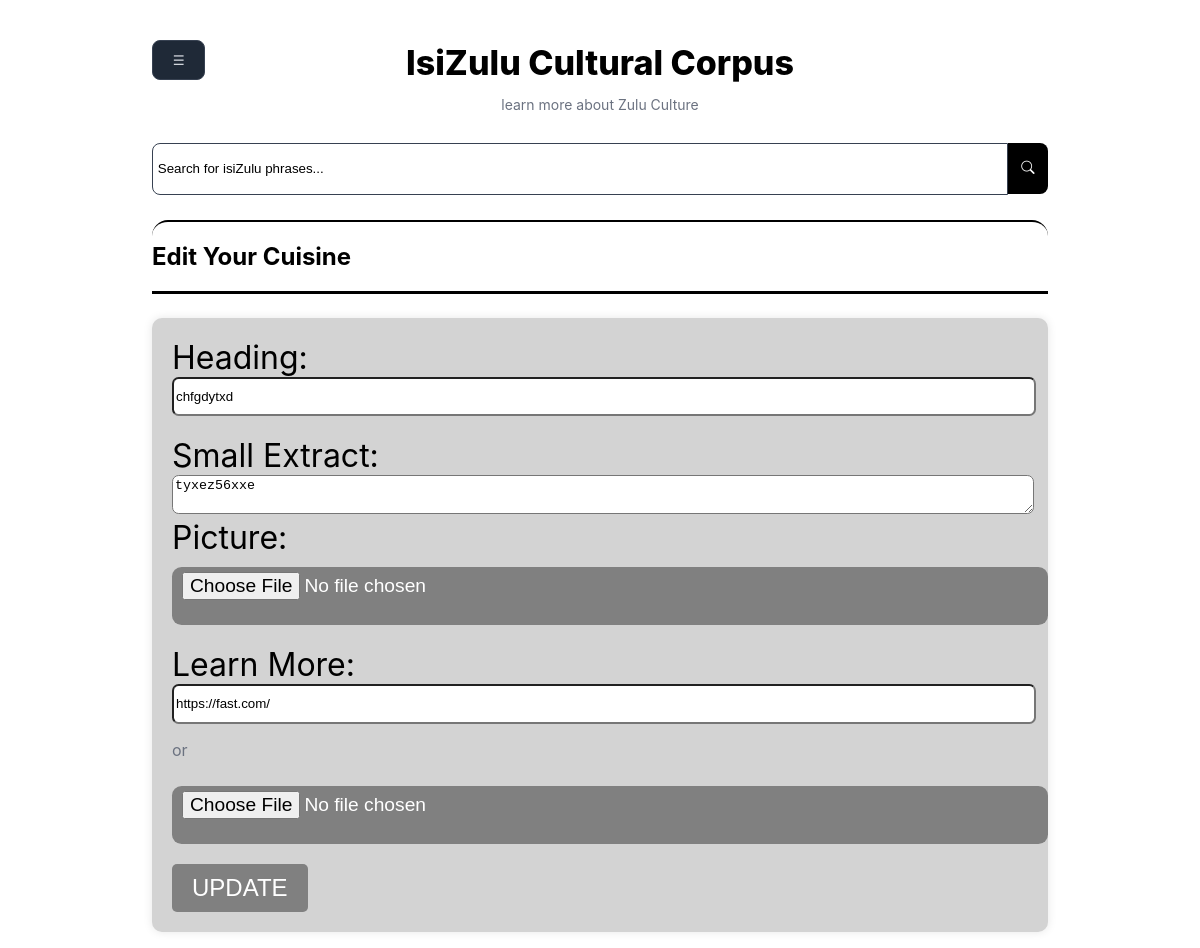
Page /profile/edit/cuisine/10/ (signed in) on the committed database.
### corpusapp/models.py (models this page shows, shortened)
class CuisineBase(models.Model):
    user = models.ForeignKey(settings.AUTH_USER_MODEL, on_delete=models.CASCADE, null=True, blank=True)
    heading = models.CharField(max_length=200)
    extract = models.TextField(max_length=700, blank=True)
    learnMore = models.URLField(max_length=200, blank=True, null=True)
    picture = models.ImageField(upload_to='corpusapp/user/categories/cuisine/', blank=True, null=True)
    file = models.FileField(upload_to='corpusapp/user/categories/cuisine/files', blank=True, null=True)
    status = models.CharField(max_length=20, choices=STATUS_CHOICES, default='Pending')

### corpusapp/views.py (the view, shortened to what this page needs)
# urls.py: path('profile/edit/cuisine/<int:cuisine_id>/', views.editCuisine, name='editCuisine'),
@login_required
def editCuisine(request, cuisine_id):
    if not request.user.is_authenticated:
        return redirect('login')
    cuisine = get_object_or_404(CuisineBase, pk=cuisine_id, user=request.user)
    context = {'cuisine': cuisine}
    return render(request, 'editCuisine.html', context)

### corpusapp/templates/editCuisine.html (shortened to what this page needs)
{% extends 'home.html' %}
{% load static %}
{% block theCore %}
<div id="hr">
    <h2 style="color: black">Edit Your Cuisine</h2>
</div>
<div>
    <form id="cuisineForm" method="post" enctype="multipart/form-data">
        <label for="headingForCuisine" >Heading: </label>
        <input type="text" id="headingForCuisine" name="headingForCuisine" value="{{cuisine.heading}}" required><br><br>
        <label for="extractForCuisine" >Small Extract: </label>
        <textarea id="extractForCuisine" name="extractForCuisine" required>{{cuisine.extract}}</textarea>
        <label for="imageForCuisine">Picture:</label>
        <input type="file" id="imageForCuisine" name="imageForCuisine" accept="image/*" value="{{cuisine.picture}}" required><br><br>
        <label for="learnMore">Learn More:</label>
        <input type="url" id="learnMore" name="learnMore" value="{{cuisine.learnMore}}"> <p style="display: inline-block;">or</p> <input type="file" name="fileForCuisine" id="fileForCuisine" accept=".txt, text/plain, .pdf, application/pdf" value="{{cuisine.file}}"> <br><br>
        <button type="submit" class="button">UPDATE</button>
    </form>
</div>
{% endblock theCore %}

### corpusapp/static/style.css (style rules this page uses)
body { min-height: 100vh; padding: 2em 1em 0.5em 1em; font-family: 'Inter' , sans-serif; color: #f3f4f6; display: flex; flex-direction: column; align-items: center; background-color: white; }
button { cursor: pointer; }
p { color: #6b7280; }
h2 { display: inline-block; }

### corpusapp/templates/editCuisine.html (style rules this page uses)
#hr { border-bottom: 3px solid black; }
label { color: black; font-size: 2em; }
#cuisineForm { background-color: lightgray; padding: 20px; border-radius: 10px; box-shadow: 0 0 10px rgba(0, 0, 0, 0.1); max-width: 100%; margin: auto; }
#extractForCuisine { width: 100%; border-radius: 0.5em; height: 2.5em; }
#imageForCuisine { margin-top: 10px; background-color: grey; color: white; font-size: 1.2em; border: none; border-radius: 5px; padding: 5px 10px; cursor: pointer; }
#fileForCuisine { margin-top: 10px; background-color: grey; color: white; font-size: 1.2em; border: none; border-radius: 5px; padding: 5px 10px; cursor: pointer; }
.button { background-color: grey; color: white; font-size: 1.5em; border: none; border-radius: 5px; padding: 10px 20px; cursor: pointer; }
#cuisineForm input { width: 100%; border-radius: 0.5em; height: 2.5em; }

### rows in the picture
CuisineBase: headingForCuisine "chfgdytxd", extractForCuisine "tyxez56xxe", learnMore "https://fast.com/"
